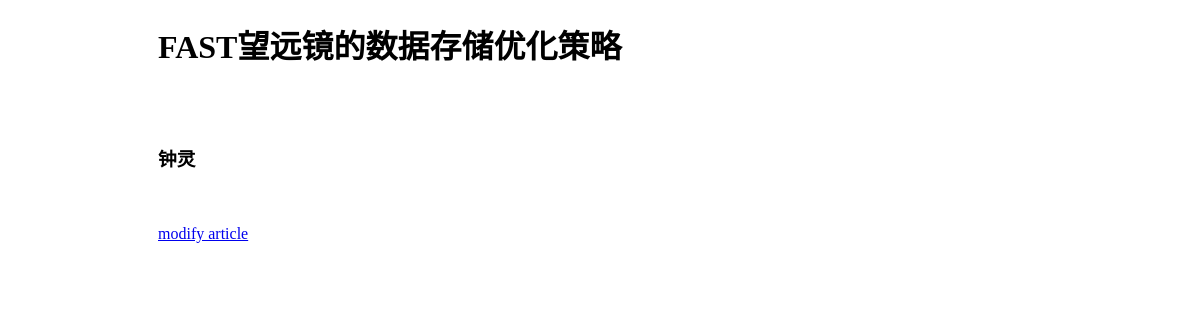
Page /myblog/article/26/ on the earlier database version.
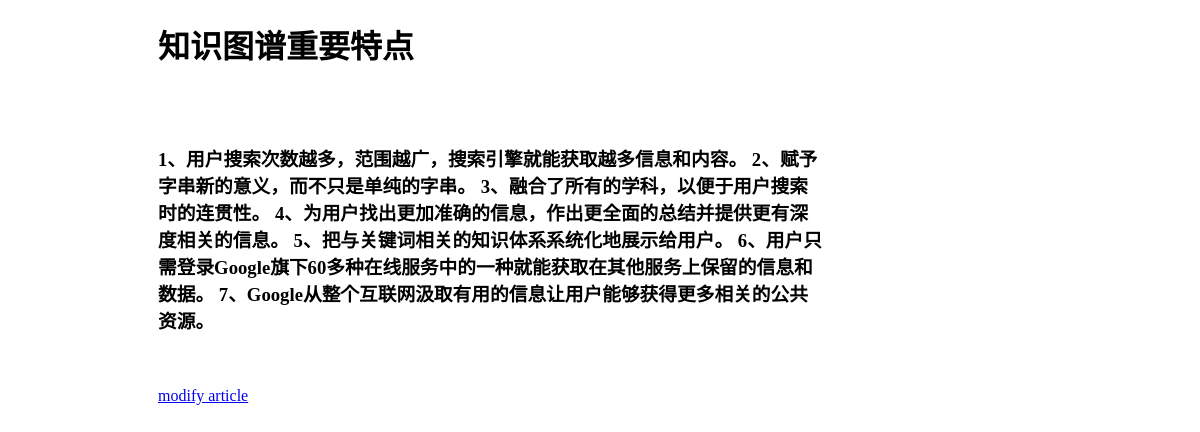
Same page on the later database version.
### blog_app/models.py (models this page shows, shortened)
class Article(models.Model):
    title=models.CharField(max_length=32,default='Title')
    content=models.TextField(null=True)
    pub_time=models.DateTimeField(auto_now=True)

### blog_app/views.py (the view)
# urls.py: path('article/<int:article_id>/',views.article_page,name='article_page'),
def article_page(request,article_id):
    article=models.Article.objects.get(pk=article_id)
    return render(request,'blog_app/article_page.html',{'article':article})

### blog_app/templates/blog_app/article_page.html (shortened to what this page needs)
<!DOCTYPE html>
<html>
<head>
</head>
<body>
	<div>
		<h1>{{article.title}}</h1>
		<br /><br />
		<h3>{{article.content}}</h3>
		<br />
		<br /> <a href={%url 'blog_app:edit_page' article.id %}>modify article</a>
	</div>
</body>
</html>

### blog_app/templates/blog_app/article_page.html (style rules this page uses)
div { margin-left:150px; width:666px; }
body { background:url(http://file.hanfcn.com/attachment/webbg/20171213/hanfcn.com_20171213112354ttdbfxa5qua.jpg) no-repeat center; background-size: 100% 100%; background-attachment: fixed; }

Differences in the rows shown:
changed Article: title "FAST望远镜的数据存储优化策略" → "知识图谱重要特点"; content "钟灵" → "1、用户搜索次数越多，范围越广，搜索引擎就能获取越多信息和内容。 2、赋予字串新的意义，而不只是单纯的字串。 3、融合了所有的学科，以便于用户搜索时的连贯性。 4、为用户找出更加准确的信息，作出更全面的总结并提供更有深度相关的信息。 5、把与关键词相关的知识体系系统化地展示给用户。 6、用户只需登录Google旗下60多种在线服务中的一种就能获取在其他服务上保留的信息和数据。 7、Google从整个互联网汲取有用的信息让用户能够获得更多相关的公共资源。"
